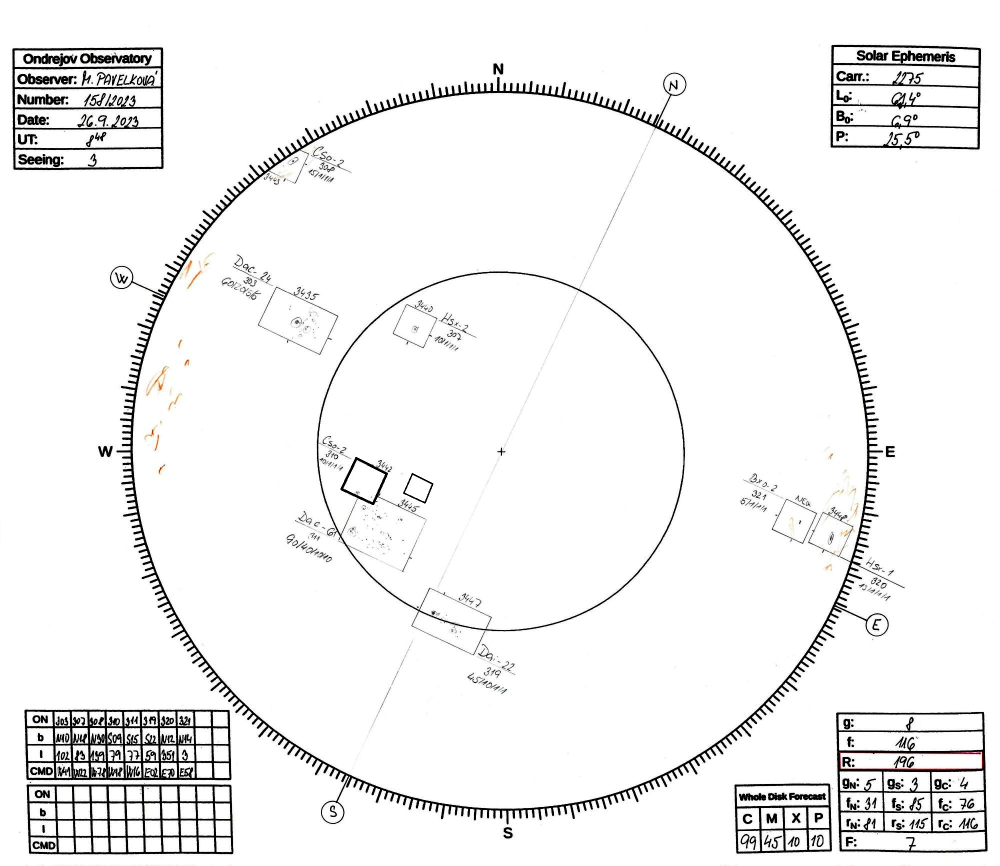
#> input picture 230926dr - Copy.jpg, 2000 x 1731 px, found by its file name (shown at 1/2 size)
$ python get_angle_for_rotation.py
#> lines starting #> are read from the running program, lines starting #| are printed output that depends on the picture; after the words box and inside, x2 and y2 are one past the last pixel; in counts of white or black regions, pixels touching at a corner belong together; long printed decimals are rounded
#> further down, image is the input picture: shape (1731, 2000, 3); mean B, G, R 241.7, 241.8, 241.9
import cv2
import numpy as np
import math
import statistics

def show_image(picture, screen=1):
    #screen 0 notebook, screen 1 monitor
    height, width = picture.shape[:2]
    if screen == 0:
        final_height=750
    else:
        final_height=1000
    final_dimension=(round((final_height/height)*width),final_height)
    resized_picture = cv2.resize(picture, dsize=final_dimension)
    cv2.imshow('resized_picture', resized_picture)
    cv2.waitKey()
    cv2.destroyWindow('resized_picture')

def calculate_y_in_x_middle_from_polar(r, theta, x_value):
    theta=theta/math.pi*180
    # Convert polar coordinates to Cartesian coordinates
    x = r * math.cos(math.radians(theta))
    y = r * math.sin(math.radians(theta))

    # Calculate the closest y-intercept
    a = -x / y  # Calculate the slope using the provided point
    y_intersect = y - a * x

    # Calculate the y-value when x = x_value
    y_value = a * x_value + y_intersect
    return y_value, y_intersect

def main(image, mode=1, ratio_of_interest = 0.8):

    # ratio_of_interest = in what area around middle I want to search for line

#> called with mode = 1, ratio_of_interest = 0.8
    height, width = image.shape[:2]
    roi_x_start = int((1-ratio_of_interest)/2 * width) # (1+-ratio_of_interest)/2 is for focusing the Region Of Interest arround the middle
    roi_x_end = int((1+ratio_of_interest)/2* width)
    roi_y_start = int((1-ratio_of_interest)/2 * height)
    roi_y_end = int((1+ratio_of_interest)/2 * height)
    roi = image[roi_y_start:roi_y_end, roi_x_start:roi_x_end] # taking only 0.6 picture around middle
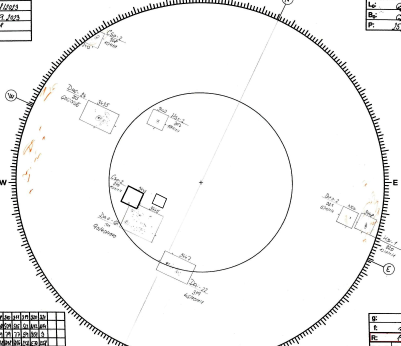
#> roi: shape (1384, 1601, 3) (shown at 1/4 size); mean B, G, R 244.4, 244.5, 244.6

    # Some converts for better recognition
    gray = cv2.cvtColor(roi, cv2.COLOR_BGR2GRAY)
    edges = cv2.Canny(gray, 50, 150, apertureSize=3)
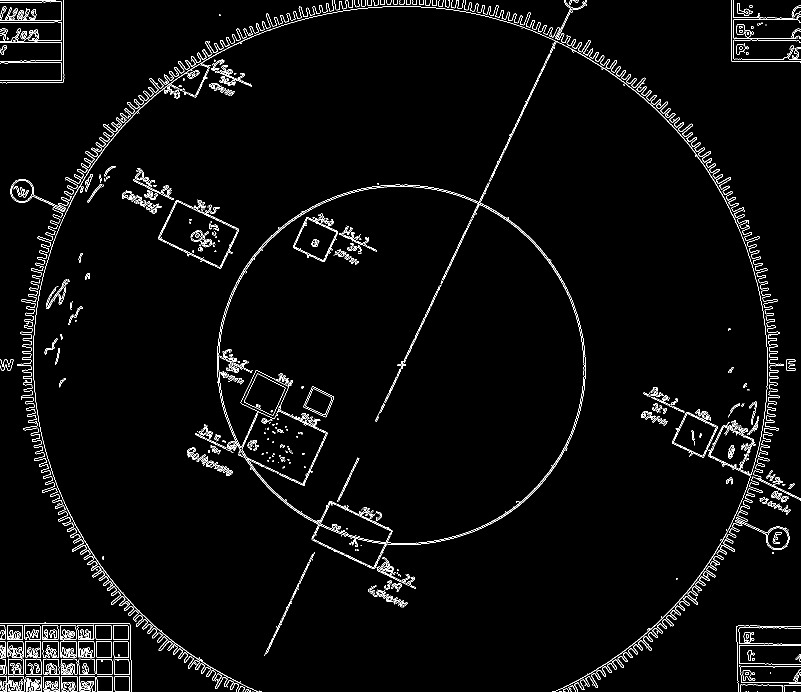
#> edges: shape (1384, 1601) (shown at 1/2 size); 2.8% white in thin lines or dots

    if mode==1:
        show_image(edges)
#> in show_image, `resized_picture = cv2.resize(picture, dsize=final_dimension)`:
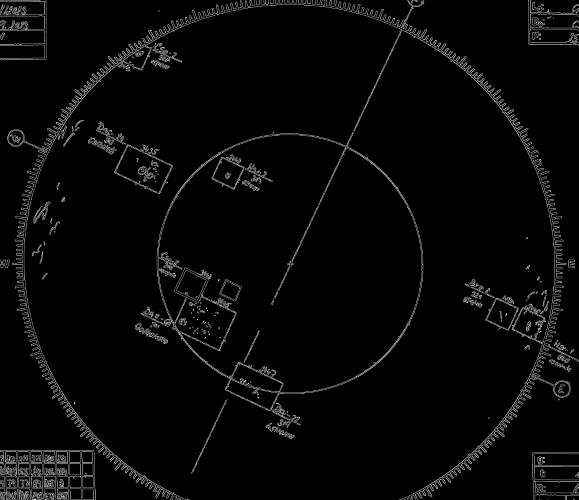
#> resized_picture: shape (1000, 1157) (shown at 1/2 size); min 0, max 255, mean 7.2

    # calculation of lines in ROI (Region Of Interest)
    lines = cv2.HoughLines(edges, 1, np.pi / 180, threshold=100)
#> lines = 1468 rows, first 8: [1040, 0.436], [1246, 1.57], [1283, 1.57], [1250, 1.57], [1279, 1.57], [1318, 1.57], [1349, 1.57], [127, 0]

    # for storing all rotate angle of each line
    angles = []

    # analysing every single line
    for rho, theta in lines[:, 0]:
        # rho and theta are polar coordination for the closest point of line to intersection of both axis

        # Check if the line is close to the center within a specified range (e.g., 100 pixels)
        roi_size = ratio_of_interest*width # size of y axis of ROI in px
        middle_of_y_roi = 0.5*roi_size # what y-coordination have middle of ROI
        target_accuraci_px = 100 # how much is center of Sun in center of image?

        # calculate what y-value have the line when the x-value is middle of ROI (to see if the lines go thought the middle of image) and calculate the intersect with y-axis
        y_middle, y_intersect=calculate_y_in_x_middle_from_polar(rho, theta, (roi_x_end-roi_x_start)/2)

        if middle_of_y_roi-target_accuraci_px<y_middle<middle_of_y_roi+target_accuraci_px: # is line near middle?
            # if the lines is near middle then we need to check if the line is cca between -45° and +45°

            # it is done with y-intersect
            # if the intersect is in the range of ROI (we would see the intersect on left corner of ROI), then the line is more horizontal
            # if not, then the angle is between -45° and +45°
            if y_intersect>roi_size or y_intersect<0:
                # calculate the angle between the detected line and the y-axis
                angle = theta * 180 / np.pi
                angles.append(angle)
                if mode == 1:
                    print(f"Angle with Y-axis: {angle} degrees")
                    a = np.cos(theta)
                    b = np.sin(theta)
                    x0 = int(a * rho)
                    y0 = int(b * rho)
                    x1 = int(x0 + 1000 * (-b))
                    y1 = int(y0 + 1000 * (a))
                    x2 = int(x0 - 1000 * (-b))
                    y2 = int(y0 - 1000 * (a))
                    cv2.line(roi, (x1, y1), (x2, y2), (0, 255, 0), 2)
            else:
                if mode == 1:
                    a = np.cos(theta)
                    b = np.sin(theta)
                    x0 = int(a * rho)
                    y0 = int(b * rho)
                    x1 = int(x0 + 1000 * (-b))
                    y1 = int(y0 + 1000 * (a))
                    x2 = int(x0 - 1000 * (-b))
                    y2 = int(y0 - 1000 * (a))
                    cv2.line(roi, (x1, y1), (x2, y2), (0, 0, 255), 1)
#> this loop made 1468 passes
#> (rho, x in calculate_y_in_x_middle_from_polar, y in calculate_y_in_x_middle_from_polar, y_intersect, y_value in calculate_y_in_x_middle_from_polar, y_middle) on passes 1, 15, 36: (1040, 942.6, 439.5, 2460.8, 744.2, 744.2), (1043, 937.4, 457.2, 2379.3, 738, 738), (1045, 939.2, 458.1, 2383.8, 742.6, 742.6)
#> (printed output is left out)
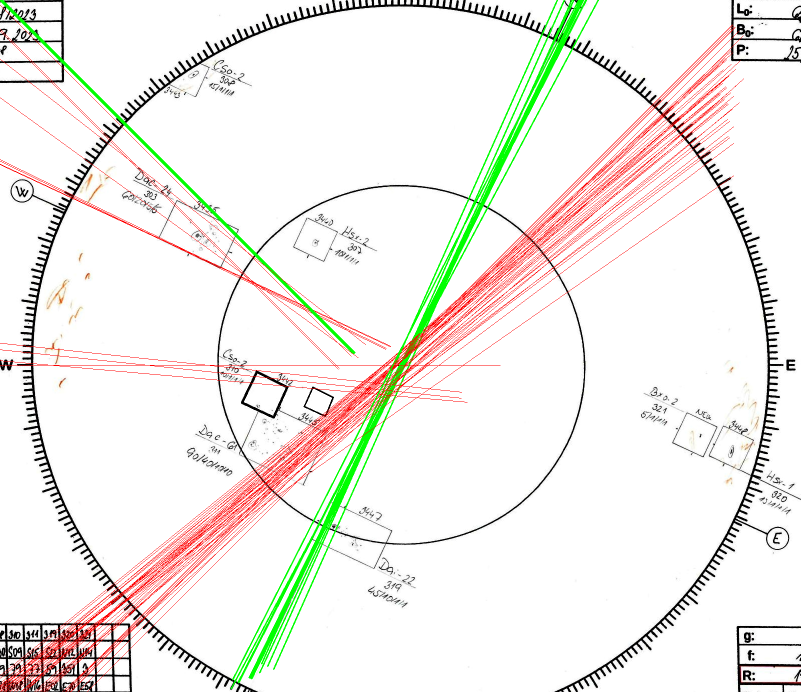
#> roi: shape (1384, 1601, 3) (shown at 1/2 size); 4.64% of pixels changed, all inside (x1, y1, x2, y2) = (0, 0, 1488, 1384)
    if mode == 1:
        show_image(image)
#> call 2 of show_image, with screen = 1
#> in show_image (call 2), `resized_picture = cv2.resize(picture, dsize=final_dimension)`:
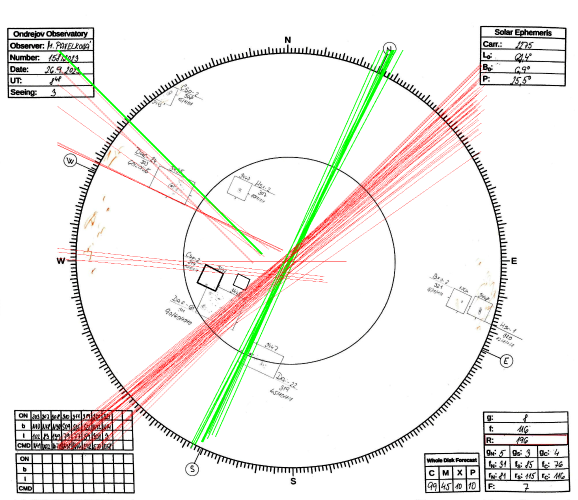
#> resized_picture: shape (1000, 1155, 3) (shown at 1/2 size); mean B, G, R 234.6, 237.7, 239.2
#> in show_image (call 2), `resized_picture = cv2.resize(picture, dsize=final_dimension)`:
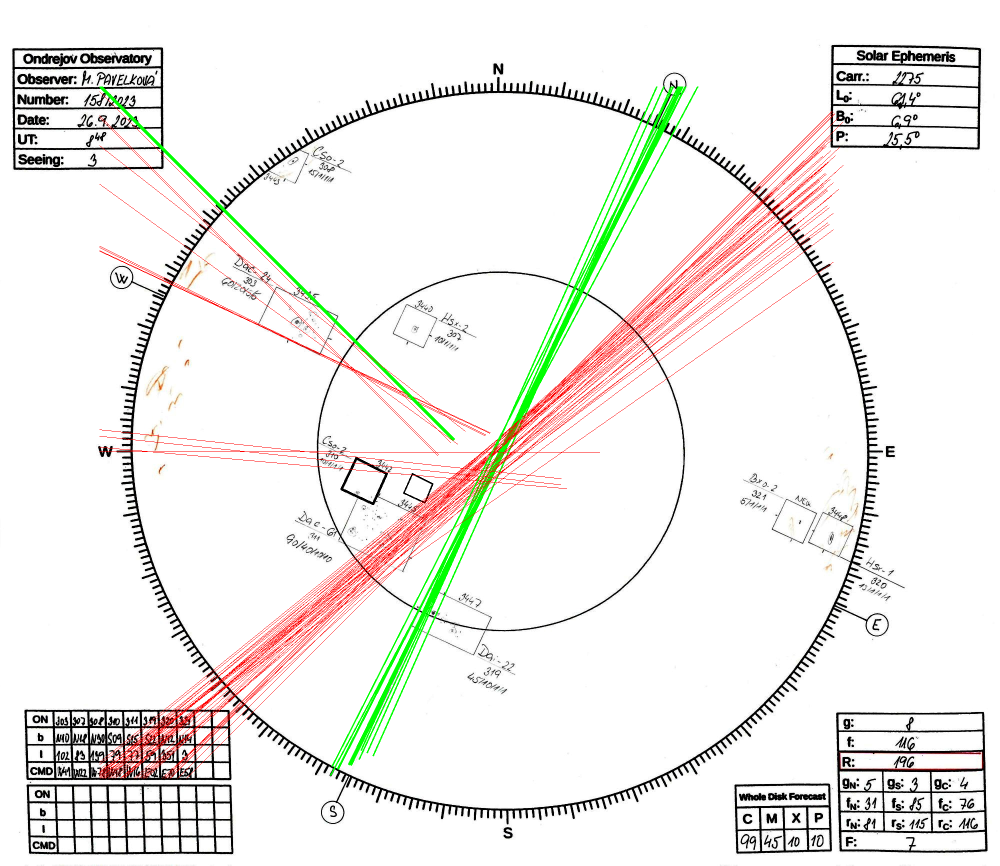
#> picture: shape (1731, 2000, 3) (shown at 1/2 size); mean B, G, R 234.6, 237.7, 239.2
    return statistics.median(angles)

if __name__ == "__main__":
    mode = 1 # 0 (for nonvisualization) or 1 (visualization)
    image_path = '230926dr - Copy.jpg' #path for image
    image = cv2.imread(image_path)

    print(f"Úhel natočení Slunce je {main(image, mode)} stupňů")
#| Úhel natočení Slunce je 26.000 stupňů

$ run again, with 000103dr.jpg copied over 230926dr - Copy.jpg
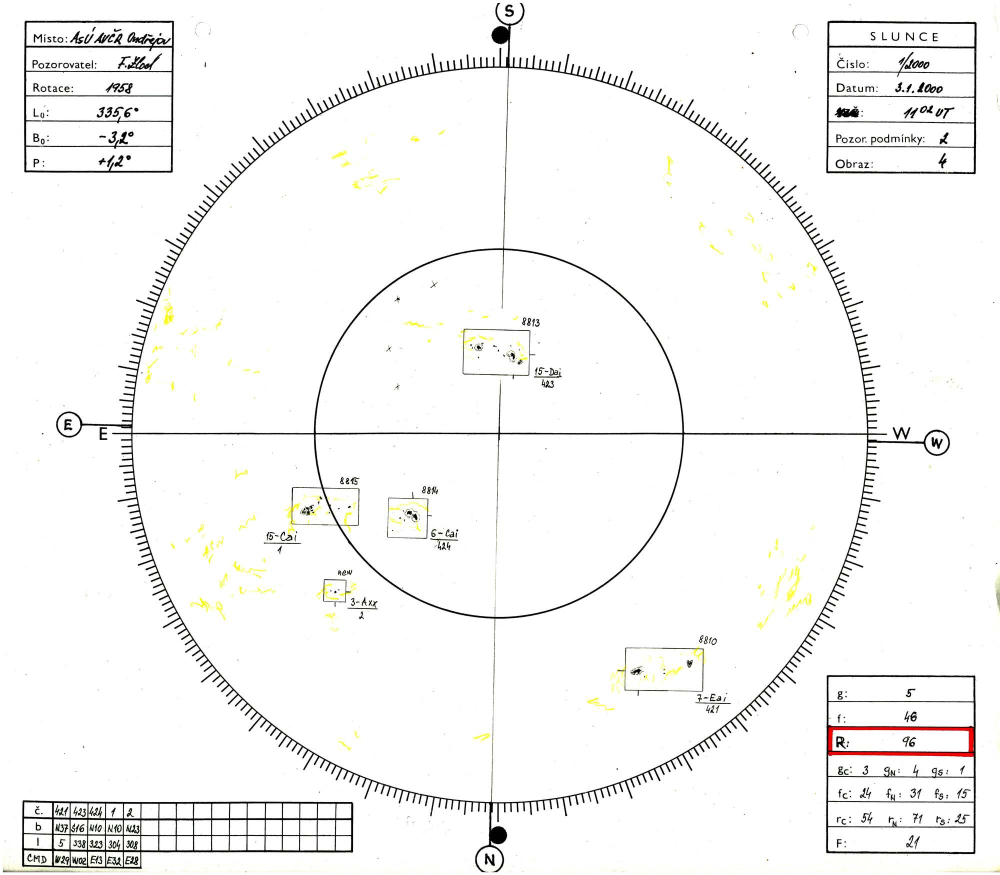
#> input picture 000103dr.jpg, 2000 x 1750 px, found by its file name (shown at 1/2 size)
#> image is the input picture: shape (1750, 2000, 3); mean B, G, R 245.1, 245.9, 246.2
#> in main, `edges = cv2.Canny(gray, 50, 150, apertureSize=3)`:
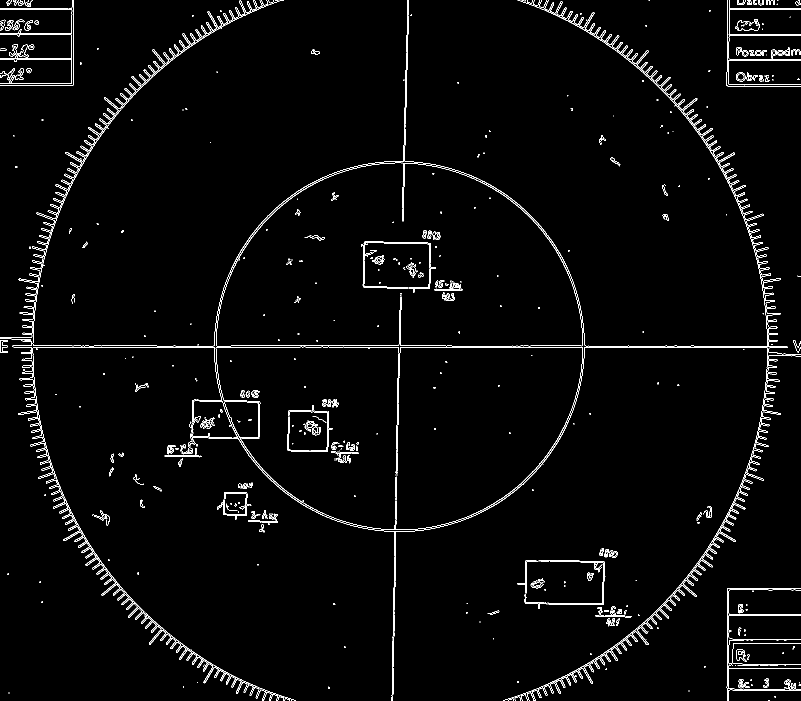
#> edges: shape (1401, 1601) (shown at 1/2 size); 2.3% white in thin lines or dots
#> lines = 698 rows, first 8: [694, 1.57], [691, 1.57], [810, 0.0175], [808, 0.0175], [1454, 0], [1457, 0], [814, 0.0175], [812, 0.0175]
#> the loop in main, `for rho, theta in lines[:, 0]:` made 698 passes
#> (rho, x in calculate_y_in_x_middle_from_polar, y in calculate_y_in_x_middle_from_polar, y_intersect, y_value in calculate_y_in_x_middle_from_polar, y_middle) on pass 7: (814, 813.9, 14.21, 46641.1, 780.5, 780.5)
#> (printed output is left out)
#> resized_picture: shape (1000, 1143, 3)
#> in show_image (call 2), `resized_picture = cv2.resize(picture, dsize=final_dimension)`:
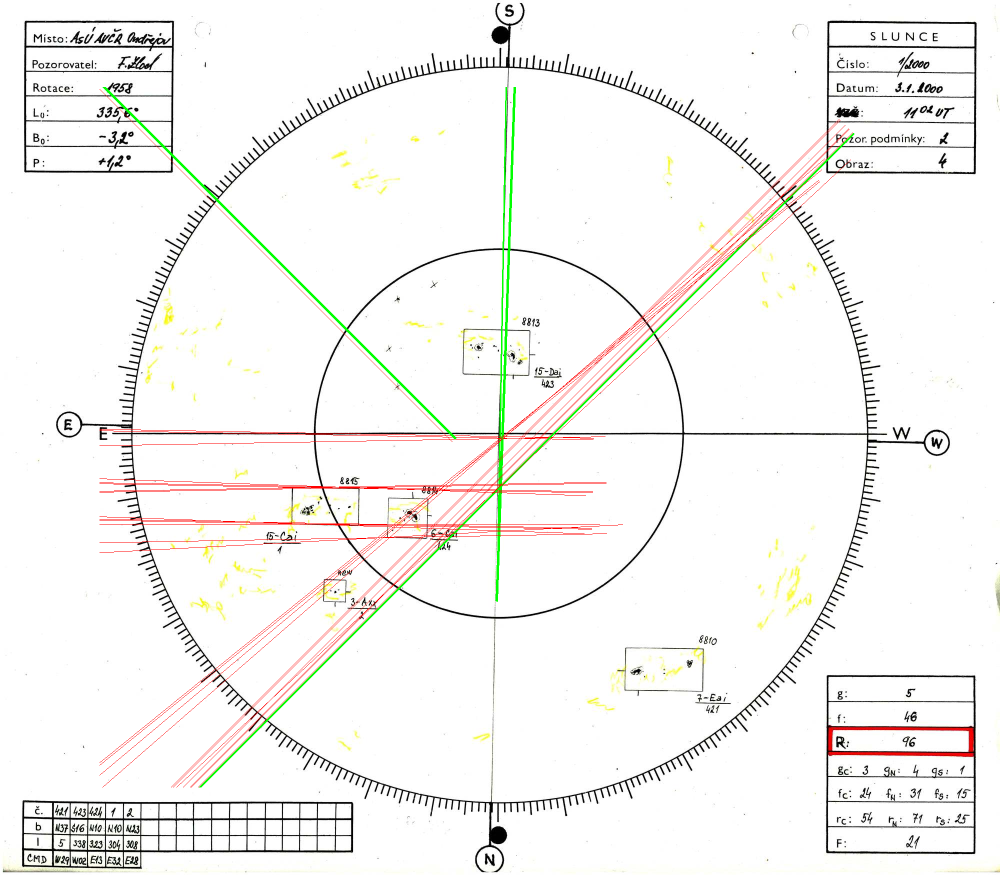
#> picture: shape (1750, 2000, 3) (shown at 1/2 size); mean B, G, R 241.8, 244, 245
#| Úhel natočení Slunce je 23.500 stupňů
